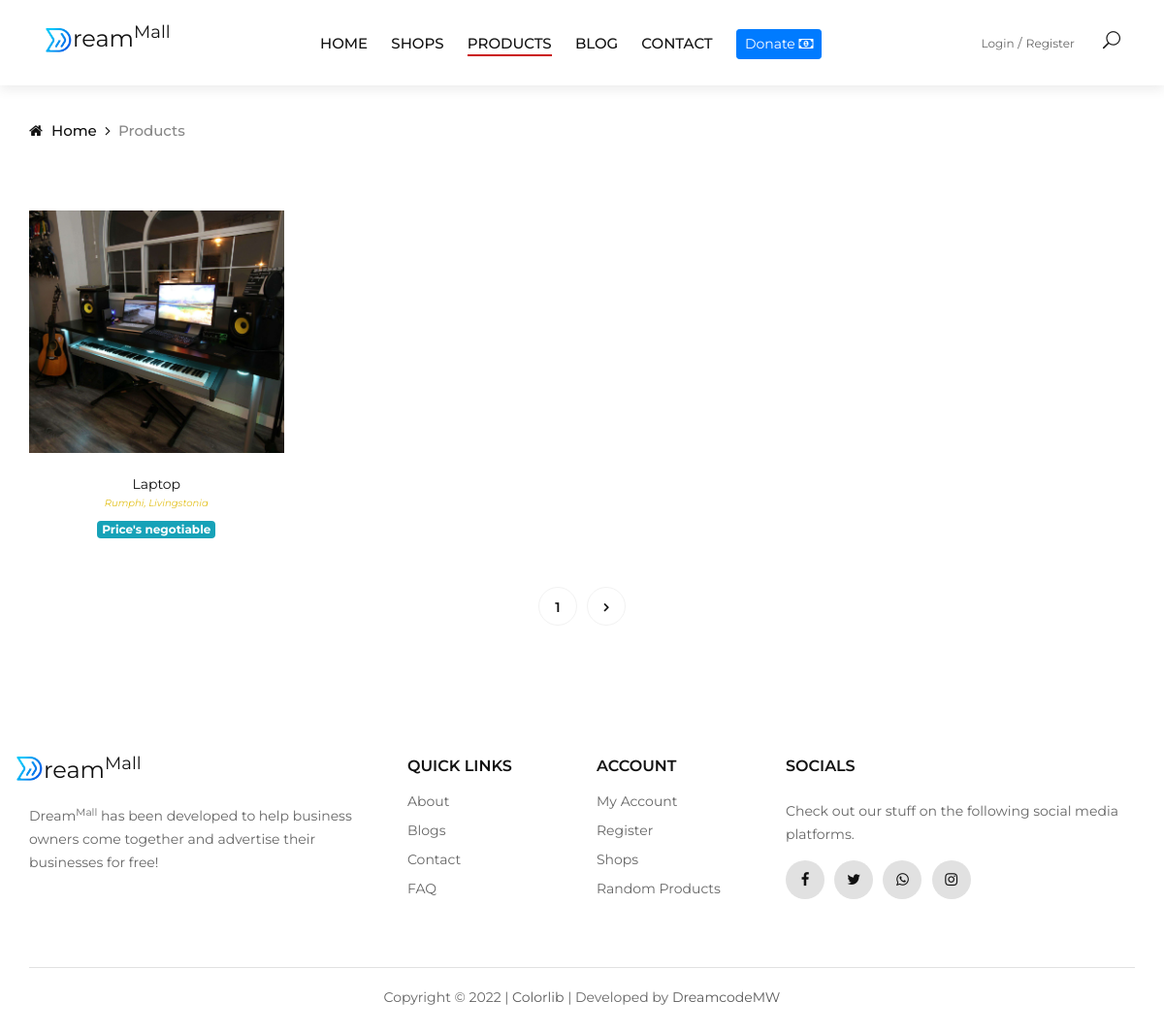
/products.php, run on the app's committed database.
### tables this page shows
CREATE TABLE IF NOT EXISTS `random_items` (
  `item_id` int(11) NOT NULL AUTO_INCREMENT,
  `user_id` int(11) DEFAULT NULL,
  `district_id` int(11) DEFAULT NULL,
  `item_name` varchar(200) DEFAULT NULL,
  `item_area` varchar(200) DEFAULT NULL,
  `item_quantity` int(11) DEFAULT NULL,
  `item_negotiable` int(11) DEFAULT NULL,
  `item_price` int(11) DEFAULT NULL,
  `item_description` text,
  `views` int(11) DEFAULT NULL,
  `item_date` datetime DEFAULT NULL,
  PRIMARY KEY (`item_id`)
);

CREATE TABLE IF NOT EXISTS `districts` (
  `district_id` int(20) NOT NULL AUTO_INCREMENT,
  `name` varchar(50) NOT NULL,
  `date_created` timestamp NOT NULL DEFAULT CURRENT_TIMESTAMP,
  PRIMARY KEY (`district_id`)
);

### classes/dbh.class.php (called while the page is built)
<?php
class Dbh{
	private $host = "localhost";
	private $user = "root";
	private $pwd = "";
	private $dbname = "dreammall";
	protected function connect(){
	$dsn = 'mysql:host=' . $this->host . ';dbname='. $this->dbname;
	$pdo =  new PDO($dsn, $this->user, $this->pwd, array(PDO::ATTR_ERRMODE => PDO::ERRMODE_WARNING));
    $pdo->setAttribute(PDO::ATTR_DEFAULT_FETCH_MODE, PDO::FETCH_ASSOC);
    return $pdo;
	}
}
?>

### classes/shops.class.php (called while the page is built, shortened)
<?php
include_once "dbh.class.php";
class Shops extends Dbh
{
  protected function viewsRandomProductsWithLimit($start, $end)
  {
    $sql = "SELECT * FROM `random_items` ORDER BY RAND() LIMIT $start, $end ";
    $stmt = $this->connect()->query($sql);
    return $stmt->fetchAll();
  }
  protected function countsRandomItems()
  {
    $sql = "SELECT * FROM `random_items`";
    $stmt = $this->connect()->query($sql);
    return $stmt->rowCount();
  }
  protected function viewsItemImage($id)
  {
    $sql = "SELECT * FROM `item_images` WHERE `item_id` = ? ORDER BY RAND() LIMIT 1";
    $stmt = $this->connect()->prepare($sql);
    $stmt->execute([$id]);
    return $stmt->fetch();
  }
}

### classes/shopscontr.class.php (called while the page is built, shortened)
<?php
include_once "shops.class.php";
class ShopsContr extends Shops
{
    public function viewRandomProductsWithLimit($st, $end)
    {
        return $this->viewsRandomProductsWithLimit($st, $end);
    }
    public function countRandomItems()
    {
        return $this->countsRandomItems();
    }
    public function viewItemImage($id)
    {
        return $this->viewsItemImage($id);
    }
}

### classes/profile.class.php (called while the page is built, shortened)
<?php
include_once "dbh.class.php";
class Profile extends Dbh
{
    protected function viewsDistrict($id)
    {
        $sql = "SELECT * FROM `districts` WHERE `district_id` = ?";
        $stmt = $this->connect()->prepare($sql);
        $stmt->execute([$id]);
        return $stmt->fetch();
    }
}

### classes/profilecontr.class.php (called while the page is built, shortened)
<?php
include_once "profile.class.php";
class ProfileContr extends Profile
{
    public function viewDistrict($id)
    {
        return $this->viewsDistrict($id);
    }
}

### products.php (the view, shortened to what this page needs)
<?php
include_once "classes/profilecontr.class.php";
include_once "classes/shopscontr.class.php";
$profile = new ProfileContr;
$shop = new ShopsContr;
?>
<!DOCTYPE html>
<html lang="en">
<head>
  <link rel="stylesheet" href="css/bootstrap.min.css" type="text/css" />
  <link rel="stylesheet" href="css/font-awesome.min.css" type="text/css" />
  <link rel="stylesheet" href="css/elegant-icons.css" type="text/css" />
  <link rel="stylesheet" href="css/jquery-ui.min.css" type="text/css" />
  <link rel="stylesheet" href="css/magnific-popup.css" type="text/css" />
  <link rel="stylesheet" href="css/owl.carousel.min.css" type="text/css" />
  <link rel="stylesheet" href="css/slicknav.min.css" type="text/css" />
  <link rel="stylesheet" href="css/style.css" type="text/css" />
</head>
<body>
  <header class="header">
    <div class="container-fluid">
      <div class="row">
        <div class="col-xl-3 col-lg-2">
          <div class="header__logo">
            <a href="./index.php">
              <h4><img src="img/black.png" width="30px" height="25px" alt="logo">ream<sup>Mall</sup></h4>
            </a>
          </div>
        </div>
        <div class="col-xl-6 col-lg-7">
          <nav class="header__menu">
            <ul>
              <li><a href="./index.php">Home</a></li>
              <li><a href="./shops.php">Shops</a></li>
              <li class="active"><a href="./products.php">Products</a></li>
              <li><a href="./blog.php">Blog</a></li>
              <li><a href="./contact.php">Contact</a></li>
              <li><button class="btn btn-sm btn-primary" type="button" data-toggle="modal" data-target=".modal-full">Donate <span class="fa fa-money"></span></button></li>
            </ul>
          </nav>
        </div>
        <div class="col-lg-3">
          <div class="header__right">
            <div class="header__right__auth">
              <a href="./login.php">Login</a>
              <a href="./tsandcs.php">Register</a>
            </div>
            <ul class="header__right__widget">
              <li><span class="icon_search search-switch"></span></li>
            </ul>
          </div>
        </div>
      </div>
    </div>
  </header>
  <div class="breadcrumb-option">
    <div class="container">
      <div class="row">
        <div class="col-lg-12">
          <div class="breadcrumb__links">
            <a href="./index.php"><i class="fa fa-home"></i> Home</a>
            <span>Products</span>
          </div>
        </div>
      </div>
    </div>
  </div>
  <section class="shop spad">
    <div class="container">
      <div class="row">
        <div class="col-lg-12 col-md-12">
          <div class="row">
            <?php
            @$page = $_GET["page"];
            if ($page == "" || $page == "1") {
              $page1 = 0;
            } else {
              $page1 = ($page * 12) - 12;
            }
            $prods = $shop->viewRandomProductsWithLimit($page1, 12);
            foreach ($prods as $prod) {
              $price = number_format($prod['item_price']);
              $img = $shop->viewItemImage($prod['item_id']);
              $dist = $profile->viewDistrict($prod['district_id']);
            ?>
              <div class="col-lg-3 col-md-4 col-sm-6 col-6">
                <div class="product__item">
                  <div class="product__item__pic set-bg" data-setbg="assets/images/products/<?php echo $img['image_name'] ?>">
                    <ul class="product__hover">
                    </ul>
                  </div>
                  <div class="product__item__text">
                    <h6><a href="products.php?itemId=<?php echo $prod['item_id'] ?>&views=<?php echo $prod['views']; ?>"><?php echo $prod['item_name'] ?></a></h6>
                    <div class="rating">
                      <i><?php echo $dist['name'] . ", " . $prod['item_area'] ?></i>
                    </div>
                    <?php if ($prod['item_negotiable'] == 0 || $prod['item_negotiable'] == 2) { ?>
                      <div class="product__price"><?php echo $price ?> MWK</div>
                    <?php } elseif ($prod['item_negotiable'] == 1) { ?>
                      <p class="badge badge-info">Price's negotiable</p>
                    <?php } ?>
                  </div>
                </div>
              </div>
            <?php
            }
            $cout = $shop->countRandomItems();
            $a = $cout / 12;
            $a = ceil($a);
            ?>
            <div class="col-lg-12 text-center">
              <div class="pagination__option">
                <?php for ($b = 1; $b <= $a; $b++) {  ?>
                  <a href="products.php?page=<?php echo $b; ?>"><?php echo $b . " "; ?></a>
                <?php } ?>
                <a href="#"><i class="fa fa-angle-right"></i></a>
              </div>
            </div>
          </div>
        </div>
      </div>
    </div>
  </section>
  <?php include "./footer.php" ?>
</body>
</html>

### css/style.css (style rules this page uses)
html, body { height: 100%; font-family: "Montserrat", sans-serif; -webkit-font-smoothing: antialiased; }
h1, h2, h3, h4, h5, h6 { margin: 0; color: #111111; font-weight: 400; font-family: "Montserrat", sans-serif; }
h4 { font-size: 24px; }
h6 { font-size: 16px; }
p { font-size: 14px; font-family: "Montserrat", sans-serif; color: #666666; font-weight: 400; line-height: 24px; margin: 0 0 15px 0; }
img { max-width: 100%; }
ul, ol { padding: 0; margin: 0; }
.set-bg { background-repeat: no-repeat; background-size: cover; background-position: top center; }
.spad { padding-top: 100px; padding-bottom: 100px; }
.header { background: #ffffff; -webkit-box-shadow: 0px 5px 10px rgba(91, 91, 91, 0.1); box-shadow: 0px 5px 10px rgba(91, 91, 91, 0.1); }
.header__logo { padding: 26px 0; }
.header__logo a { display: inline-block; }
.header__menu { padding: 30px 0 27px; }
.header__menu ul li { list-style: none; display: inline-block; margin-right: 40px; position: relative; }
.header__menu ul li.active a:after { -webkit-transform: scale(1); -ms-transform: scale(1); transform: scale(1); }
.header__menu ul li:last-child { margin-right: 0; }
.header__menu ul li a { font-size: 15px; text-transform: uppercase; color: #111111; font-weight: 500; display: block; padding: 2px 0; position: relative; }
.header__menu ul li a:after { position: absolute; left: 0; bottom: 0; width: 100%; height: 2px; background: #ca1515; content: ""; -webkit-transition: all, 0.5s; -o-transition: all, 0.5s; transition: all, 0.5s; -webkit-transform: scale(0); -ms-transform: scale(0); transform: scale(0); }
.header__right { text-align: right; padding: 30px 0 27px; }
.header__right__auth { display: inline-block; margin-right: 25px; }
.header__right__auth a { font-size: 12px; color: #666666; position: relative; margin-right: 8px; }
.header__right__auth a:last-child { margin-right: 0; }
.header__right__auth a:last-child:after { display: none; }
.header__right__auth a:after { position: absolute; right: -8px; top: -2px; content: "/"; font-size: 13px; }
.header__right__widget { display: inline-block; }
.header__right__widget li { list-style: none; display: inline-block; font-size: 18px; color: #111111; margin-right: 20px; cursor: pointer; }
.header__right__widget li:last-child { margin-right: 0; }
.breadcrumb-option { padding-top: 35px; }
.breadcrumb__links a { font-size: 15px; font-weight: 500; color: #111111; margin-right: 18px; display: inline-block; position: relative; }
.breadcrumb__links a:after { position: absolute; right: -14px; top: 0; content: ""; font-family: "FontAwesome"; }
.breadcrumb__links a i { margin-right: 5px; }
.breadcrumb__links span { font-size: 15px; font-weight: 500; color: #888888; display: inline-block; }
.product__item { margin-bottom: 35px; }
.product__item__pic { height: 250px; position: relative; overflow: hidden; }
.product__hover { position: absolute; left: 0; width: 100%; bottom: 30px; text-align: center; }
.product__item__text { text-align: center; padding-top: 22px; }
.product__item__text h6 a { font-size: 14px; color: #111111; }
.product__item__text .rating { line-height: 18px; margin-bottom: 5px; }
.product__item__text .rating i { font-size: 10px; color: #e3c01c; margin-right: -4px; }
.product__item__text .rating i:last-child { margin-right: 0; }
.shop { padding-top: 70px; padding-bottom: 80px; }
.pagination__option a { display: inline-block; height: 40px; width: 40px; border: 1px solid #f2f2f2; border-radius: 50%; font-size: 14px; color: #111111; font-weight: 600; line-height: 40px; text-align: center; -webkit-transition: all, 0.3s; -o-transition: all, 0.3s; transition: all, 0.3s; margin-right: 6px; }
.pagination__option a:last-child { margin-right: 0; }
.pagination__option a i { font-weight: 600; }
@media only screen and (min-width: 1200px) and (max-width: 1599px) { .header__menu ul li { margin-right: 20px; } }
@media only screen and (min-width: 1200px) and (max-width: 1599px) { .header { padding: 0 30px; } }
@media only screen and (min-width: 1200px) { .container { max-width: 1170px; } }

### data on the page
random_items: item_name "Laptop", district.name "Rumphi", item_area "Livingstonia", item_negotiable "Price's negotiable"
